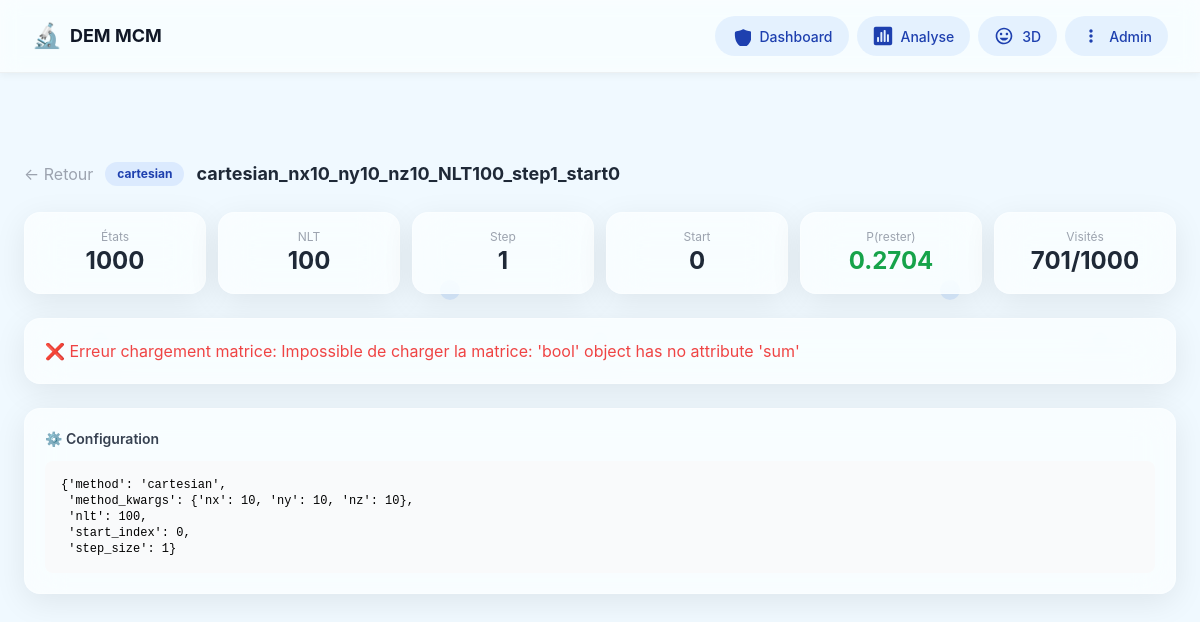
Screenshot of /experiments/1/ with the database file from the repository.
### markov/models.py (models this page shows, shortened)
class Experiment(models.Model):
    folder_name = models.CharField(
        max_length=300, unique=True, db_index=True,
        help_text="Nom du dossier dans le bucket HF"
    )
    partition_method = models.ForeignKey(
        PartitionMethod, on_delete=models.CASCADE,
        related_name="experiments"
    )
    nlt = models.IntegerField(
        "Learning Time (NLT)",
        validators=[MinValueValidator(1)],
        help_text="Nombre de paires de snapshots pour l'apprentissage"
    )
    step_size = models.IntegerField(
        "Pas temporel (step)",
        default=1,
        validators=[MinValueValidator(1)],
        help_text="Intervalle entre deux snapshots d'une paire"
    )
    start_index = models.IntegerField(
        "Index de départ",
        default=0,
        help_text="Premier fichier DEM utilisé"
    )
    n_states = models.IntegerField("Nombre d'états", default=0)
    n_timesteps_used = models.IntegerField("Timesteps effectifs", default=0)
    created_at = models.DateTimeField(auto_now_add=True)
    bucket_path = models.CharField(max_length=500, blank=True)
    raw_config = models.JSONField(default=dict, blank=True)
    raw_stats = models.JSONField(default=dict, blank=True)
    class Meta:
        ordering = ["-created_at"]
        verbose_name = "Expérience"
        indexes = [
            models.Index(fields=["nlt"]),
            models.Index(fields=["step_size"]),
            models.Index(fields=["start_index"]),
            models.Index(fields=["n_states"]),
        ]

class PartitionMethod(models.Model):
    METHODS = [
        ("cartesian", "Cartésien"),
        ("cylindrical", "Cylindrique"),
        ("voronoi", "Voronoï (K-means)"),
        ("quantile", "Quantile (équi-pop)"),
        ("octree", "Octree adaptatif"),
        ("physics", "Physics-aware"),
    ]
    name = models.CharField(max_length=50, choices=METHODS, db_index=True)
    description = models.TextField(blank=True)
    parameters = models.JSONField(
        default=dict,
        help_text="Paramètres du partitionneur (nx, ny, nz, nr, ntheta, n_cells, ...)"
    )
    label = models.CharField(max_length=200, unique=True, db_index=True)
    n_cells = models.IntegerField(default=0)
    n_cells_visited = models.IntegerField(default=0, blank=True)
    population_mean = models.FloatField(null=True, blank=True)
    population_std = models.FloatField(null=True, blank=True)
    population_cv = models.FloatField(
        null=True, blank=True,
        help_text="Coefficient de variation = std/mean (plus petit = mieux)"
    )
    created_at = models.DateTimeField(auto_now_add=True)
    class Meta:
        ordering = ["name", "n_cells"]
        verbose_name = "Méthode de partitionnement"

class TransitionMatrix(models.Model):
    experiment = models.OneToOneField(
        Experiment, on_delete=models.CASCADE,
        related_name="matrix"
    )
    diagonal_mean = models.FloatField(
        "P(rester) moyen",
        help_text="Moyenne de la diagonale de P"
    )
    diagonal_std = models.FloatField("σ diagonale", default=0)
    diagonal_min = models.FloatField("Min diagonale", default=0)
    diagonal_max = models.FloatField("Max diagonale", default=0)
    row_sum_min = models.FloatField("Min Σ lignes", default=0)
    row_sum_max = models.FloatField("Max Σ lignes", default=0)
    row_sum_mean = models.FloatField("Moy Σ lignes", default=0)
    row_sum_std = models.FloatField("σ Σ lignes", default=0)
    col_sum_min = models.FloatField("Min Σ colonnes", default=0)
    col_sum_max = models.FloatField("Max Σ colonnes", default=0)
    col_sum_mean = models.FloatField("Moy Σ colonnes", default=0)
    n_states_visited = models.IntegerField("États visités", default=0)
    n_states_empty = models.IntegerField("États vides", default=0)
    fraction_visited = models.FloatField("Fraction visitée", default=0)
    eigenvalue_2 = models.FloatField(
        "|λ₂|", null=True, blank=True,
        help_text="2ème plus grande valeur propre (vitesse de mélange)"
    )
    spectral_gap = models.FloatField(
        "Gap spectral", null=True, blank=True,
        help_text="1 - |λ₂| (plus grand = mélange plus rapide)"
    )
    matrix_bucket_path = models.CharField(
        max_length=500,
        help_text="Chemin vers transition_matrix.npy dans le bucket"
    )
    class Meta:
        verbose_name = "Matrice de transition"
    def load_matrix(self):
        from bucket_io import load_matrix_from_bucket
        return load_matrix_from_bucket(self.matrix_bucket_path)

### markov/views.py (the view)
# urls.py: path("experiments/<int:pk>/", views.experiment_detail, name="experiment_detail"),
def experiment_detail(request, pk):
    experiment = get_object_or_404(
        Experiment.objects.select_related("partition_method", "matrix"), pk=pk
    )
    matrix_data = _load_matrix_for_experiment(experiment)
    if matrix_data.get("error"):
        try:
            import sys
            from pathlib import Path
            sys.path.insert(0, str(Path(__file__).resolve().parent.parent.parent))
            from bucket_io import load_matrix_from_bucket
            if experiment.matrix and experiment.matrix.matrix_bucket_path:
                P = load_matrix_from_bucket(experiment.matrix.matrix_bucket_path)
                metrics = _compute_matrix_metrics(P)
                diag = np.diag(P)
                row_sums = P.sum(axis=1)
                col_sums = P.sum(axis=0)
                matrix_data = {
                    "matrix": P,
                    "diagonal": diag.tolist(),
                    "row_sums": row_sums.tolist(),
                    "col_sums": col_sums.tolist(),
                    "heatmap": P.tolist(),
                    "shape": list(P.shape),
                    "error": None,
                    **metrics,
                }
        except Exception as e:
            matrix_data = {"error": f"Impossible de charger la matrice: {str(e)}"}
    rsd_data = None
    if matrix_data.get("matrix") is not None:
        n_steps = int(request.GET.get("n_steps", 200))
        rsd_data = _compute_rsd_from_matrix(matrix_data["matrix"], n_steps)
    rsd_results = experiment.rsd_results.all()
    return render(request, "markov/experiment_detail.html", {
        "experiment": experiment,
        "matrix_data": {k: v for k, v in matrix_data.items() if k != "matrix"},
        "rsd_data": json.dumps(rsd_data) if rsd_data else "null",
        "rsd_results": rsd_results,
        "n_steps": int(request.GET.get("n_steps", 200)),
    })

### markov/views.py (called while the page is built)
def _load_matrix_for_experiment(experiment):
    try:
        P = experiment.matrix.load_matrix()
        metrics = _compute_matrix_metrics(P)
        diag = np.diag(P)
        row_sums = P.sum(axis=1)
        col_sums = P.sum(axis=0)
        return {
            "matrix": P,
            "diagonal": diag.tolist(),
            "row_sums": row_sums.tolist(),
            "col_sums": col_sums.tolist(),
            "heatmap": P.tolist(),
            "shape": list(P.shape),
            "error": None,
            **metrics,  # Inclure tous les metrics
        }
    except Exception as e:
        return {"error": str(e)}

### markov/templates/markov/experiment_detail.html (shortened to what this page needs)
{% extends "markov/base.html" %}
{% block content %}
<div class="fade-in">
    <div class="flex items-center gap-3 mb-6">
        <a href="{% url 'markov:experiment_list' %}" class="text-gray-400 hover:text-blue-500">← Retour</a>
        <span class="px-3 py-1 rounded-full text-xs font-bold method-{{ experiment.partition_method.name }}">
            {{ experiment.partition_method.name }}
        </span>
        <h2 class="text-lg font-bold text-gray-800">{{ experiment.folder_name }}</h2>
    </div>
    <div class="grid grid-cols-2 md:grid-cols-4 lg:grid-cols-6 gap-3 mb-6">
        <div class="glass-card p-4 text-center">
            <div class="text-xs text-gray-400">États</div>
            <div class="text-2xl font-bold text-gray-800">{{ experiment.n_states }}</div>
        </div>
        <div class="glass-card p-4 text-center">
            <div class="text-xs text-gray-400">NLT</div>
            <div class="text-2xl font-bold text-gray-800">{{ experiment.nlt }}</div>
        </div>
        <div class="glass-card p-4 text-center">
            <div class="text-xs text-gray-400">Step</div>
            <div class="text-2xl font-bold text-gray-800">{{ experiment.step_size }}</div>
        </div>
        <div class="glass-card p-4 text-center">
            <div class="text-xs text-gray-400">Start</div>
            <div class="text-2xl font-bold text-gray-800">{{ experiment.start_index }}</div>
        </div>
        {% if experiment.matrix %}
        <div class="glass-card p-4 text-center">
            <div class="text-xs text-gray-400">P(rester)</div>
            <div class="text-2xl font-bold text-green-600">{{ experiment.matrix.diagonal_mean|floatformat:4 }}</div>
        </div>
        <div class="glass-card p-4 text-center">
            <div class="text-xs text-gray-400">Visités</div>
            <div class="text-2xl font-bold text-gray-800">
                {{ experiment.matrix.n_states_visited }}/{{ experiment.n_states }}
            </div>
        </div>
        {% endif %}
    </div>
    {% if matrix_data and not matrix_data.error %}
    <div class="glass-card p-6 mb-6">
        <h3 class="text-lg font-bold text-gray-800 mb-4">📊 Indicateurs Clés</h3>
        {% if experiment.matrix %}
        <div class="grid grid-cols-1 md:grid-cols-2 lg:grid-cols-4 gap-4">
            <div class="p-4 bg-white rounded-lg border border-gray-200">
                <div class="text-xs font-semibold text-gray-600 mb-1">P(rester) — Diagonale</div>
                <div class="text-2xl font-bold text-green-700">{{ matrix_data.diag_mean|floatformat:4 }}</div>
                <div class="text-xs text-gray-500 mt-1">±{{ matrix_data.diag_std|floatformat:4 }}</div>
                <div class="text-xs text-gray-400 mt-2">[{{ matrix_data.diag_min|floatformat:3 }}, {{ matrix_data.diag_max|floatformat:3 }}]</div>
                <div class="text-xs text-gray-600 mt-2 leading-tight">Idéalement 0.5-0.9. Mesure la probabilité de rester dans la même cellule.</div>
            </div>
            <div class="p-4 bg-white rounded-lg border border-gray-200">
                <div class="text-xs font-semibold text-gray-600 mb-1">Σ Lignes — Normalisation</div>
                <div class="text-2xl font-bold text-blue-700">{{ matrix_data.row_sum_mean|floatformat:4 }}</div>
                <div class="text-xs text-gray-500 mt-1">σ={{ matrix_data.row_sum_std|floatformat:4 }}</div>
                <div class="text-xs text-gray-400 mt-2">[{{ matrix_data.row_sum_min|floatformat:3 }}, {{ matrix_data.row_sum_max|floatformat:3 }}]</div>
                <div class="text-xs text-gray-600 mt-2 leading-tight">Idéalement 1.0. Mesure si la matrice est stochastique.</div>
            </div>
            <div class="p-4 bg-white rounded-lg border border-gray-200">
                <div class="text-xs font-semibold text-gray-600 mb-1">États Visitées</div>
                <div class="text-2xl font-bold text-purple-700">{{ matrix_data.fraction_visited|floatformat:1 }}%</div>
                <div class="text-xs text-gray-500 mt-1">{{ matrix_data.n_visited }}/{{ matrix_data.shape.0 }} états</div>
                <div class="text-xs text-gray-400 mt-2">—</div>
                <div class="text-xs text-gray-600 mt-2 leading-tight">Idéalement ≈100%. Fraction d'états accessibles.</div>
            </div>
            <div class="p-4 bg-white rounded-lg border border-gray-200">
                <div class="text-xs font-semibold text-gray-600 mb-1">Spectral Gap</div>
                <div class="text-2xl font-bold {% if matrix_data.spectral_gap > 0.3 %}text-green-700{% elif matrix_data.spectral_gap > 0.1 %}text-yellow-700{% else %}text-red-700{% endif %}">
                    {{ matrix_data.spectral_gap|floatformat:4 }}
                </div>
                <div class="text-xs text-gray-500 mt-1">λ₂={{ matrix_data.eigenvalue_2|floatformat:4 }}</div>
                <div class="text-xs text-gray-400 mt-2">—</div>
                <div class="text-xs text-gray-600 mt-2 leading-tight">Idéalement >0.3. Plus grand = convergence plus rapide.</div>
            </div>
        </div>
        {% endif %}
    </div>
        <div class="glass-card p-5">
            <h3 class="text-sm font-semibold text-gray-700 mb-3">🔥 Matrice de transition P</h3>
            <div id="chart-heatmap" style="height:400px;"></div>
        </div>
        <div class="glass-card p-5">
            <h3 class="text-sm font-semibold text-gray-700 mb-3">📊 Diagonale de P</h3>
            <div id="chart-diagonal" style="height:400px;"></div>
        </div>
        <div class="glass-card p-5">
            <h3 class="text-sm font-semibold text-gray-700 mb-3">📏 Somme des lignes</h3>
            <div id="chart-rowsums" style="height:400px;"></div>
        </div>
        <div class="glass-card p-5">
            <h3 class="text-sm font-semibold text-gray-700 mb-3">🌈 Valeurs propres</h3>
            <div id="chart-eigenvalues" style="height:400px;"></div>
        </div>
    </div>
    {% elif matrix_data.error %}
    <div class="glass-card p-5 mb-6">
        <p class="text-red-500">❌ Erreur chargement matrice: {{ matrix_data.error }}</p>
    </div>
    {% endif %}
    <div class="glass-card p-5">
        <h3 class="text-sm font-semibold text-gray-700 mb-3">⚙️ Configuration</h3>
        <pre class="bg-gray-50 rounded-lg p-4 text-xs overflow-auto max-h-64">{{ experiment.raw_config|pprint }}</pre>
    </div>
</div>
{% endblock %}

### markov/templates/markov/base.html (style rules this page uses)
body { margin: 0; padding: 0; font-family: -apple-system, BlinkMacSystemFont, 'Segoe UI', sans-serif; background-size: 500px; background-attachment: fixed; }
.glass-card { background: rgba(255, 255, 255, 0.65); backdrop-filter: blur(20px) saturate(180%); -webkit-backdrop-filter: blur(20px) saturate(180%); border: 1px solid rgba(255, 255, 255, 0.3); border-radius: 16px; box-shadow: 0 8px 32px rgba(0, 0, 0, 0.08); transition: all 0.3s ease; }
.method-cartesian { background: #dbeafe; color: #1e40af; }
.fade-in { animation: fadeIn 0.3s ease-in; }

### rows the page displays
Experiment: partition_method.name "cartesian", folder_name "cartesian_nx10_ny10_nz10_NLT100_step1_start0", n_states "1000", nlt "100", step_size "1", start_index "0", matrix.diagonal_mean "0.2704", matrix.n_states_visited "701", raw_config|pprint "{'method': 'cartesian', 'method_kwargs': {'nx': 10, 'ny': 10, 'nz': 10}, 'nlt': 100, 'start_index': 0, 'step_size': 1}"

### other values shown
{{ matrix_data.error }} "Impossible de charger la matrice: 'bool' object has no attribute 'sum'"
